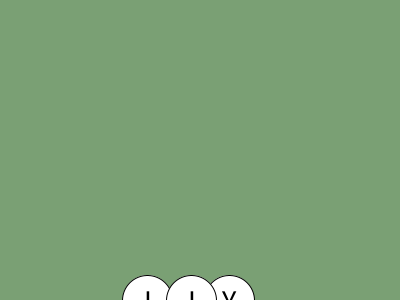
Frame 1 (no input)
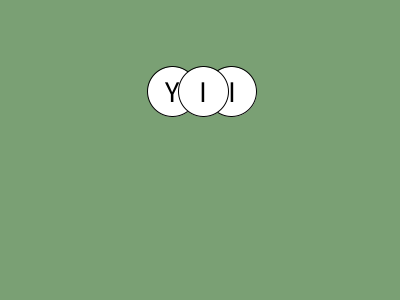
Frame 60 (the mouse pressed at the canvas centre just before this capture)
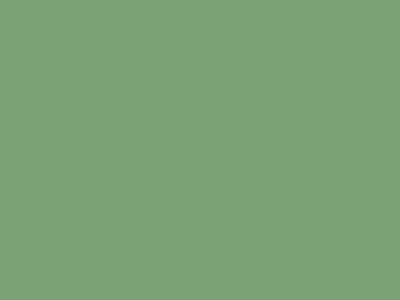
Frame 120 (the mouse held since frame 60 and released just before this capture)

The Processing sketch that drew these frames (run headless with seeded random() and noise(); from frame 60 on, the mouse is pressed at the canvas centre):

// Processing sketch: week08_3
// ── week08_3.pde
//目標:class物件 : 每個水果都可以用物件生出來(值、函式)
String line="ABCDEFGHIJKLMNOPQRSTUVWXYZ";
class Fruit{
  float x,y,vx,vy;
  boolean flying;
  char c;//水果對應的字母
  PApplet sketch;//為了讓random可以用,修改一下
  Fruit(PApplet _sketch){
    sketch = _sketch;//為了讓random可以用,修改一下
    reset();
  }
  void reset(){
    x = sketch.random(100.0,300.0); //為了讓random可以用,修改一下
    y = 300;//固定高度
    vx = sketch.random(-2,+2);//為了讓random可以用,修改一下
    vy = -13;
    flying = true;
    int i=int(random(26));
    c = line.charAt(i);
  }
  void update(){
    x += vx;
    y += vy;
    vy += 0.98/3;//重力加速度
  }
}

// ── Fluit.pde
Fruit [] fruits;
void setup(){
   size(400,300);
   fruits = new Fruit[3];//為了讓random可以用,修改一下
   for(int i=0;i<3;i++){
     fruits[i] = new Fruit(this); 
   }
}
void draw(){
   background(#7AA074);
   for(int i=0;i<3;i++){
     fill(255);ellipse(fruits[i].x,fruits[i].y,50,50);
     textSize(30);
     textAlign(CENTER,CENTER);
     fill(0);text(fruits[i].c,fruits[i].x,fruits[i].y);
     fruits[i].update();
   }
}
void keyPressed(){
  for(int i=0;i<3;i++){
    if(keyCode == fruits[i].c){
      fruits[i].reset(); 
    }
  }
}
